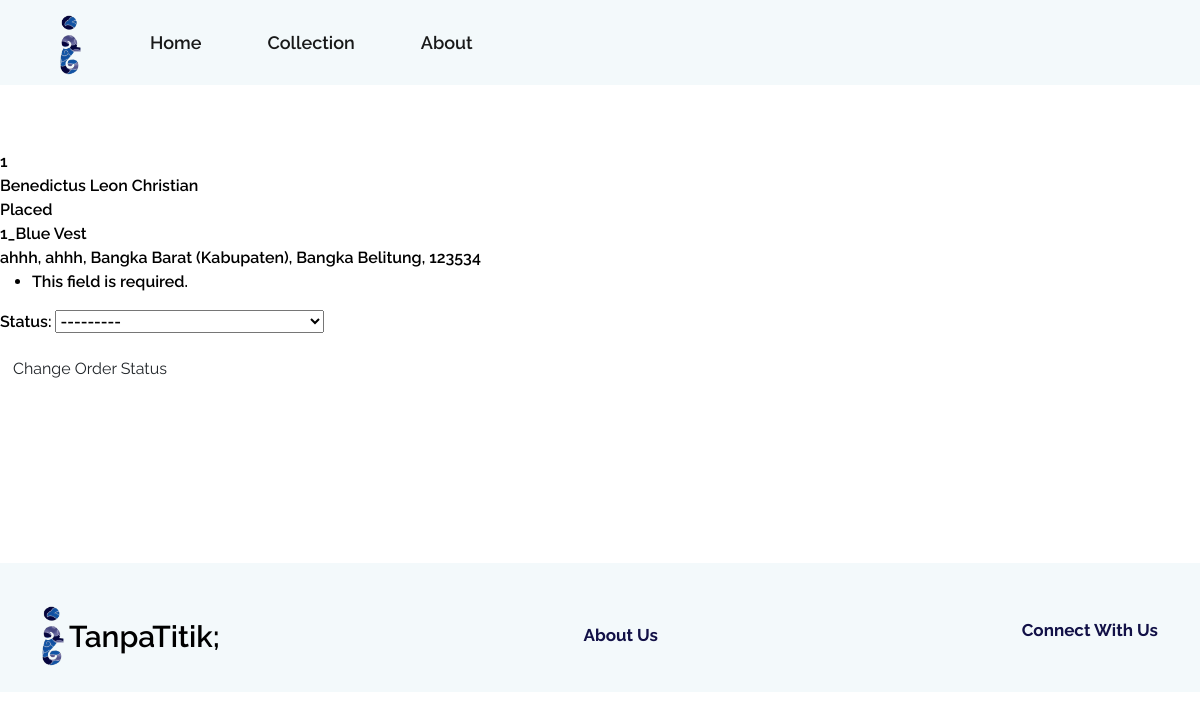
The page /superUserPage (signed in) on the database its author committed.
### mainPage/models.py (models this page shows, shortened)
class Additional(models.Model):
    name = models.CharField(max_length=200)
    img = models.ImageField(null=True, blank=True, upload_to="images/")

class Order(models.Model):
    customer = models.ForeignKey(Customer, on_delete=models.SET_NULL,null=True)
    status = models.ForeignKey(OrderStatus, on_delete=models.SET_NULL, null=True, blank=True)
    date_ordered = models.DateField(auto_now_add=True) # Not like that
    complete = models.BooleanField(default=False) # payment complete
    current = models.BooleanField(default=True) # if true, we can continue adding to cart. and displayed in the checkout page
    cancel = models.BooleanField(default=False)
    payment_method = models.CharField(max_length=200, null=True)
    transaction_id = models.CharField(max_length=200, null=True)
    terms = models.BooleanField(default=False)
    shipping_cost = models.IntegerField(default=0)
    delivery_time = models.CharField(max_length=200, null=True)
    def __str__(self):
        if self.cancel == True:
            return str(self.id)+"_cancelled"
        return str(self.id)

class Customer(models.Model):
    user = models.OneToOneField(User, on_delete=models.CASCADE, null=True, blank=True) #null and true so that you don't get errors when changing the models
    name = models.CharField(max_length=200, null=True)
    email = models.CharField(max_length=200, null=True)
    def __str__(self):
        return self.name

class OrderStatus(models.Model):
    name = models.CharField(max_length=200)
    def __str__(self):
        return self.name

class OrderItem(models.Model):
    product= models.ForeignKey(Products, on_delete=models.SET_NULL, blank=True, null=True) #When the customer is deleted, the OrderItem remains exist. However, the customer key is null
    order = models.ForeignKey(Order, on_delete=models.SET_NULL, blank=True, null=True)
    quantity = models.IntegerField(default=1)
    date_added = models.DateTimeField(auto_now_add=True, null=True, blank=True)
    def __str__(self):
        return str(self.order)+"_"+str(self.product)

class Products(models.Model):
    name = models.CharField(max_length=200)
    product_index = models.IntegerField(default=0)
    img = models.ImageField(null=True, blank=True, upload_to="images/")
    color_circle = models.CharField(null=True, blank=True, max_length=200) #charfield or array?
    gender = models.CharField(null=True, blank=True, max_length=200)
    price = models.IntegerField(null=True,blank=True)
    offer = models.BooleanField(default=False)
    date = models.DateField(auto_now_add=True)
    status = models.CharField(null=True, blank=True, max_length=200)
    bio = models.CharField(null=True, blank=True, max_length=200)
    overview = models.CharField(null=True, blank=True, max_length=200)
    material = models.CharField(null=True, blank=True, max_length=200)
    type = models.CharField(null=True, blank=True, max_length=200)
    size = models.CharField(null=True, blank=True, max_length=200)
    color = models.CharField(null=True, blank=True, max_length=200)
    color_hex = models.CharField(null=True, blank=True, max_length=200)
    stock = models.IntegerField(null=True,blank=True)
    def __str__(self):
        return self.name

class ShippingAddress(models.Model):
    customer = models.OneToOneField(Customer,on_delete=models.SET_NULL, blank=True, null=True)
    address= models.CharField(max_length=200, null=True)
    district = models.CharField(max_length=200, null=True)
    city = models.CharField(max_length=200, null=True)
    province = models.CharField(max_length=200, null=True)
    zipcode = models.CharField(max_length=200, null=True)
    date_added = models.DateTimeField(auto_now_add=True, null=True, blank=True)
    service = models.CharField(max_length=200, null=True)

### mainPage/views.py (the view, shortened to what this page needs)
# urls.py: path("superUserPage", views.superUserPage, name="superUserPage"),
def superUserPage(request):
    logo = Additional.objects.get(name="logo")
    logo2 = Additional.objects.get(name="logo2")
    setOrderStatusForm = SetOrderStatus()
    if request.user.is_superuser:
        setOrderStatusForm = SetOrderStatus(request.POST)
    orderToBeReviewed = Order.objects.filter(current=False)
    context = {"logo":logo,"logo2":logo2,"orderToBeReviewed":orderToBeReviewed,"setOrderStatusForm":setOrderStatusForm,}
    return render(request,"admin/super_user_page.html",context)

### mainPage/forms.py
class SetOrderStatus(forms.Form):
    status = forms.ModelChoiceField(queryset=OrderStatus.objects.all())

### mainPage/templates/admin/super_user_page.html (shortened to what this page needs)
<!DOCTYPE html>
{% extends "main/base2.html" %}
{% load static %}
{% load custom_filters %}
    {% block head %}
    <link rel="stylesheet" type="text/css" href="{% static '/css/cart_wishlist/cart.css' %}">
    {% endblock head %}
    {% block content %}
    <div class="cart-wishlist-content">
        {% for order in orderToBeReviewed %}
        {% if order.status != "Delivered" and order.status != "false" %}
            <div>{{order}}</div>
            <div>{{order.customer}}</div>
            <div>{{order.status}}</div>
            {% for item in order.orderitem_set.all %}
            <div>{{item}}</div>
            {% endfor %}
            {{order.customer.shippingaddress.address}}, {{order.customer.shippingaddress.district}}, {{order.customer.shippingaddress.city}}, {{order.customer.shippingaddress.province}}, {{order.customer.shippingaddress.zipcode}}
            <form method='POST' action="">
                {{setOrderStatusForm.as_p}}
                <button type="submit" class="btn" value="{{order.id}}" name="setOrderStatusBtn">Change Order Status</button>
            </form>
        {% endif %}
        {% endfor %}
    </div>
    {% endblock %}

### mainPage/templates/main/base2.html (shortened to what this page needs)
<!DOCTYPE html>
{% load static %}
<html lang="en">
<head>
    <link href="https://cdn.jsdelivr.net/npm/bootstrap@5.2.3/dist/css/bootstrap.min.css" rel="stylesheet">
    <link rel="stylesheet" href="https://cdnjs.cloudflare.com/ajax/libs/font-awesome/4.7.0/css/font-awesome.min.css">
    <link rel="stylesheet" type="text/css" href="{% static '/css/general/base2.css' %}">
    <link rel="stylesheet" type="text/css" href="{% static '/css/general/footer.css' %}">
    {% block head %}
    {% endblock head %}
</head>
<body>
   <nav class="navbar navbar-expand-lg bg-body-tertiary fixed-top" id="navMain" style="margin:0px;padding:10px">
    <div class="container-fluid">
      <a class="navbar-brand" id="logo_div" href="#"><img class="logo" src="{{logo.img.url}}" alt="TanpaTitik"></a>
      <div class="collapse navbar-collapse" id="navbarNavAltMarkup">
        <ul class="navbar-nav me-auto mb-2 mb-lg-0">
          <li class="nav-item">
            <a class="nav-link active" aria-current="page" href="{% url 'home' %}">Home</a>
          </li>
          <li class="nav-item">
            <a class="nav-link active" aria-current="page" href="{% url 'home' %}#collection">Collection</a>
          </li>
          <li class="nav-item">
            <a class="nav-link active" href="{% url 'about' %}">About</a>
          </li>
        </ul>
      </div>
      <span class="navbar-text nav_text">
        <form method='POST' action="{% url 'home' %}#collection">
          <div class="search-box">
          </div>
        </form>
        <a href="{% url 'profile' %}" class="base-link"></a>
        <a href="{% url 'wishlist' %}" class="base-link">
        </a>
        <a href="{% url 'cart' %}" class="base-link">
        </a>
      </span>
    </div>
  </nav>
<div id="content" ,name="content", class="main">
    {% block content %}{% endblock %}
</div>
<div class="container-fluid footer-container">
  <div class="container footer">
    <a href="{% url 'home' %}"><div class="footer-company"><img class="footer-logo" src="{{logo.img.url}}" alt="TanpaTitik"><div>TanpaTitik;</div></div></a>
    <a href="{% url 'about' %}"><div class="footer-link" style="cursor:pointer">About Us</div></a>
    <div class="footer-social">
      <div class="footer-link">
        Connect With Us
      </div>
    </div>
  </div>
</div>
</body>
</html>

### static/css/general/base2.css (style rules this page uses)
* { font-family: 'Raleway'; text-decoration: None; color:black; font-weight:600; padding:0px; margin:0px; }
#content { width:100%; }
#navMain { background-color:#F3F9FB !important; width:100%; font-weight:500; font-size:18px; height:85px; }
.nav-item { margin-right:50px; }
.nav-link { padding:0px; width:auto; }
.search-box { height:30px; display:flex; cursor:pointer; padding: 10px 20px; border-radius:30px; align-items:center; position:relative; top:3px; width:20px; right:4px; }
.nav_text { display:flex; justify-content:space-between; width:190px; margin-right:70px; font-size:1.3em; font-weight:bold; }
.nav_text > a { margin-left:26px; }
#logo_div { overflow:hidden; margin-right:50px; padding-right:8px; margin-left:35px; margin-top:5px; width:auto; }
.logo { position:relative; object-fit:contain; width:27px; height:60px; }
.base-link { display: inline-block; position: relative; width:33px; height:35px; }

### static/css/general/footer.css (style rules this page uses)
.footer-container { background-color:#F3F9FB; height:129px; margin-top:143px; padding-top:40px; }
.footer { height:66px; display:flex; flex-wrap:wrap; justify-content:space-between; align-items:center; }
.footer-company { font-weight:600; font-size:30px; }
.footer-logo { position:relative; object-fit:contain; width:22px; height:60px; margin-right:5px; }
.footer-company > div { position:relative; display:inline-block; top:3px; }
.footer-link { color:#121147; font-weight:700; font-size:17px; }

### static/css/cart_wishlist/cart.css (style rules this page uses)
a { text-decoration:none; }
.cart-wishlist-content { margin-top:150px; height:auto; padding:0px; min-height:270px; }

### mainPage/templates/main/base2.html (style rules this page uses)
#content { display:none; }

### rows shown on the page
Additional: img (picture)
Order: cancel+id "1", customer "Benedictus Leon Christian", status "Placed", customer.shippingaddress.address "ahhh", customer.shippingaddress.district "ahhh", customer.shippingaddress.city "Bangka Barat (Kabupaten)", customer.shippingaddress.province "Bangka Belitung", customer.shippingaddress.zipcode "123534"
OrderItem: order+product "1_Blue Vest"
